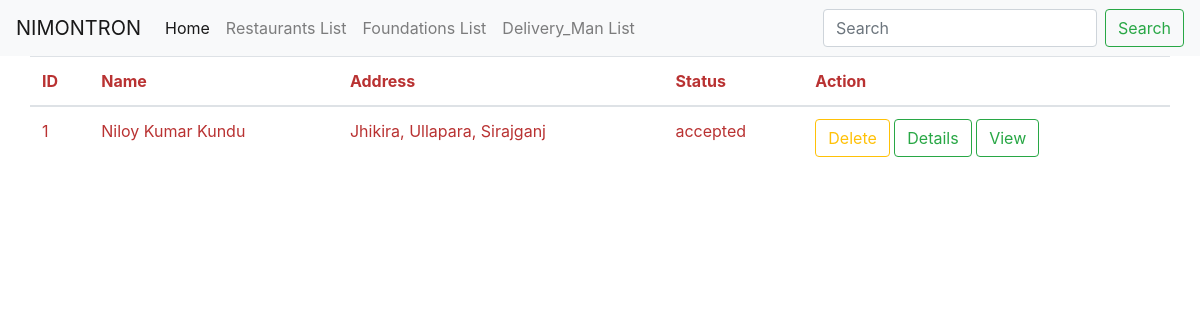
Before: /view_all_delivery_man_lists (signed in) with the older database file.
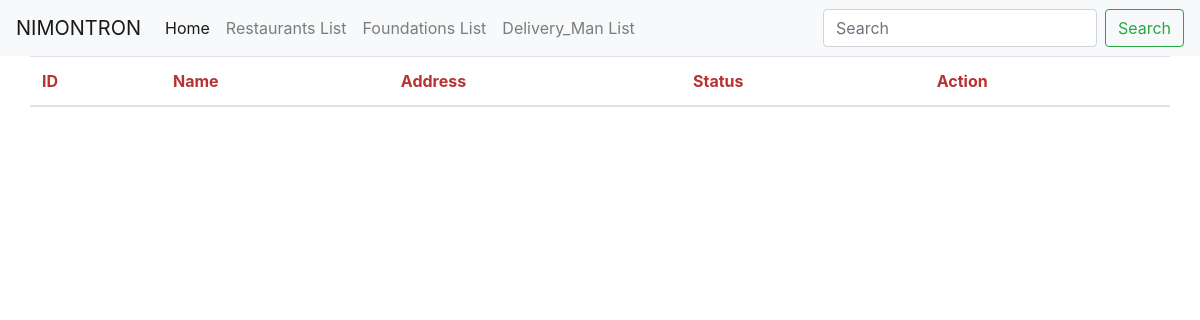
After: the same page with the newer database file.
### customers/models.py (models this page shows, shortened)
class Delivery_Man(models.Model):
    user = models.ForeignKey(User, on_delete=models.CASCADE)
    contact_no = models.CharField(max_length=15, null=True, blank=True)
    address = models.CharField(max_length=100, null=True)
    name = models.CharField(max_length=100, null=True, blank=True)
    image = models.FileField(null=True, blank=True)
    ratting = models.IntegerField(blank=True, null=True)
    gender = models.CharField(max_length=10, null=True, blank=True)
    status = models.CharField(max_length=20, null=True, blank=True)
    type = models.CharField(max_length=20, null=True, blank=True)

### customers/views.py (the view)
# urls.py: path('view_all_delivery_man_lists', views.view_all_delivery_man_lists, name='view_all_delivery_man_lists'),
def view_all_delivery_man_lists(request):
    if not request.user.is_authenticated:
        return redirect('customers:admin_login')
    data = Delivery_Man.objects.all()
    temp['data'] = data
    return render(request, 'admin/view_all_delivery_man_lists.html', temp)

### customers/templates/admin/view_all_delivery_man_lists.html (shortened to what this page needs)
<!DOCTYPE html>
<html>
<body style="background-color:#79cb3200">
{% include 'admin/admin_navbar.html' %}
<table id="tab"  class="table table-hover container" style="color:rgb(185, 50, 50);">
    <thead>
        <tr>
            <th> ID </th>
            <th> Name </th>
            <th> Address</th>
            <th> Status</th>
            <th> Action </th>
        </tr>
    </thead>
    <tbody id="tbody">
    {% for i in data %}
 <tr>
    <td>{{i.id}}</td>
    <td>{{i.user.first_name}}{{i.user.last_name}}</td>
    <td>{{i.address }}</td>
    <td>{{i.status }}</td>
    <td><input type="button" data-sid="{{i.id}}" class="btn btn-outline-warning btn-delete" value="Delete" /> <input type="button" delivery-man-id="{{i.id}}" class="btn btn-outline-success btn-view" value="Details" /> <a href="{% url 'customers:view_specific_delivery_man' i.id%}"class="btn btn-outline-success"> View </a></td>
{%endfor%}
</tr>
</table>
</body>
</html>

Changed rows visible on the page:
removed Delivery_Man: id "1", user.first_name "Niloy Kumar Kundu", address "Jhikira, Ullapara, Sirajganj", status "accepted"
